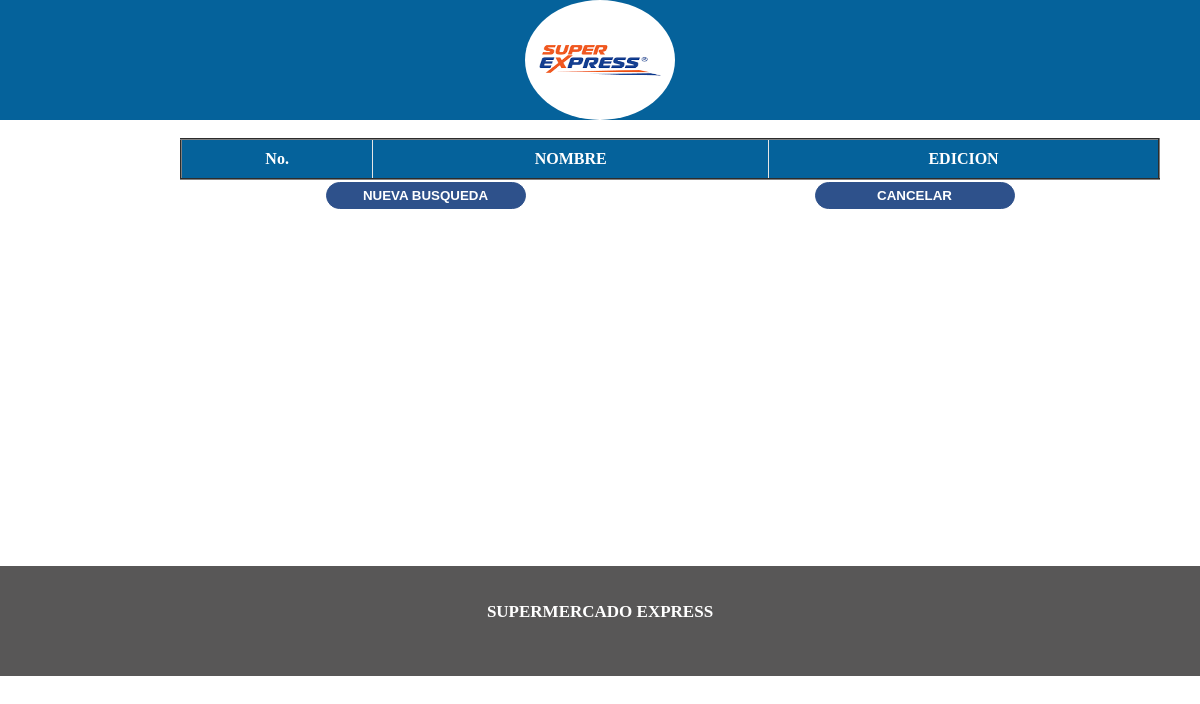
Before: /categoria/fincategoria.php (signed in) with the older database file.
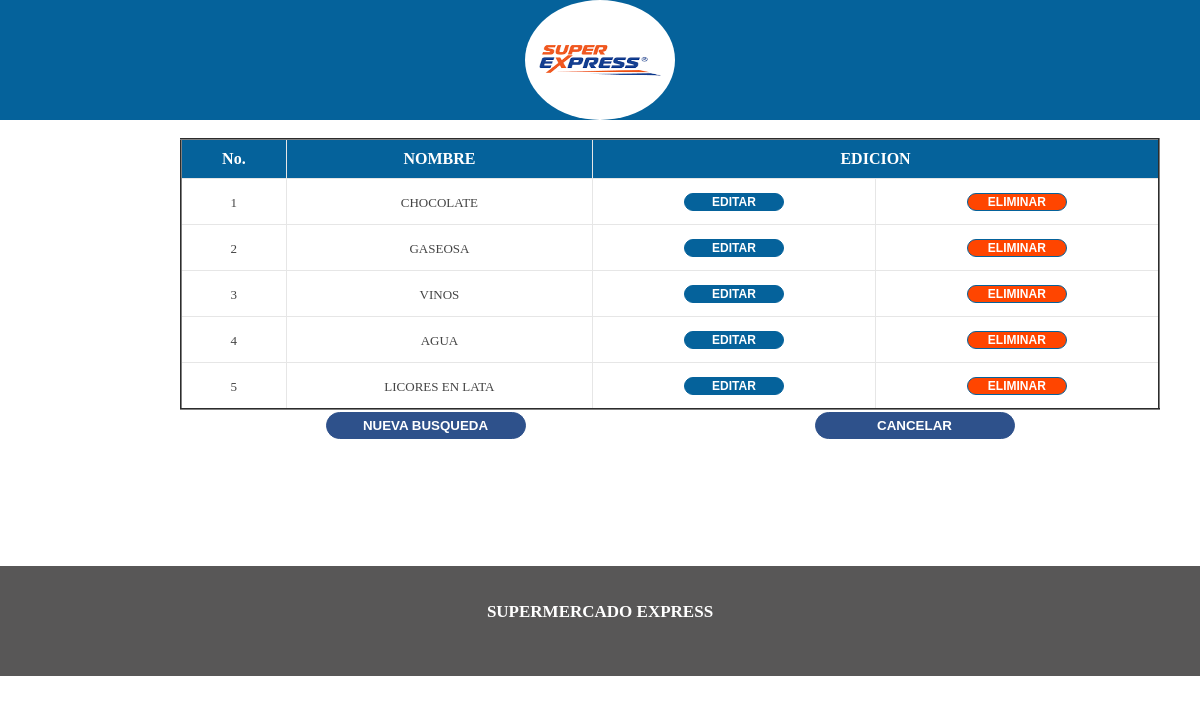
After: the same page with the newer database file.
### tables this page shows
CREATE TABLE `tcategoria` (
  `id_tipo` int(11) NOT NULL,
  `nombre_tipo` varchar(60) NOT NULL
);

### categoria/fincategoria.php (the view, shortened to what this page needs)
<?php include('../encabezado2.php') ?>
<?php include('../cnn.php') ?>
<div id="body3">
<?php
$buscar=$_POST['txtBuscar'];
$consulta="SELECT * FROM tcategoria WHERE tcategoria.nombre_tipo LIKE '%".$buscar."%' ";
						$resultado=mysqli_query($conn, $consulta);
                           echo "<br>";
                        echo "<table border='2' cellspacing='0'  style='width:100%; border-collapse:collapse;' class='table-container table-rwd'  >";
                        echo "<tr class='GridViewScrollHeader TH' align='center'>";
                        echo "<th align='center'>No.</th>";
                        echo "<th>NOMBRE</th>";
                        echo "<th align='center' colspan='2'>EDICION</th>";
                        echo "</tr>";
						$Num=0;
					while($columna=mysqli_fetch_array($resultado)){
						$Num=$Num+1;
							echo "<tr class='GridViewScrollItem'>";
                        echo "<td align='center'><font size='2'>".$Num."</font></td>
                        <td align='center'><font size='2'>".$columna['nombre_tipo']."</font></td>
                        <td style='height: 25px;' align='center'><a href='actcategoria.php?codigo=".$columna['id_tipo']."'>
                        <input type='submit' name='btnupdate' value='EDITAR' class='botonE'></a></td>
                        <td style='height: 25px;' align='center'><a href='delcategoria.php?codigo=".$columna['id_tipo']."'>
                        <input type='submit' name='btnupdate' value='ELIMINAR' class='botonRed'></a></td>";
                        echo "</tr>";
                        }
                        echo"</table>";
 ?>
 <table width="100%" border="0" class="tablebotones">
    <tr align="center">
        <form>
            <td align="center" >
                        <a href="bcategoria.php"><input type="button" name="btnBuscar" value="NUEVA BUSQUEDA" class="botonA"></a>
                    </td>
        <td >
            <a href="concategoria.php"><input type="button" name="btnRetornar" value="CANCELAR" class="botonA"></a>
        </td>
        </form>
    </tr>
</table>
 </div>
  <br>
<br>
<br>
<?php include('../pie_pagina.php') ?>

Changed rows visible on the page:
added tcategoria: nombre_tipo "CHOCOLATE"
added tcategoria: nombre_tipo "GASEOSA"
added tcategoria: nombre_tipo "VINOS"
added tcategoria: nombre_tipo "AGUA"
added tcategoria: nombre_tipo "LICORES EN LATA"
